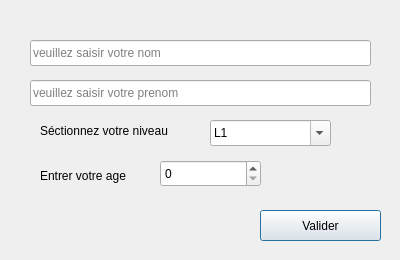
<?xml version="1.0" encoding="UTF-8"?>
<ui version="4.0">
 <class>AjouteEleve</class>
 <widget class="QDialog" name="AjouteEleve">
  <property name="geometry">
   <rect>
    <x>0</x>
    <y>0</y>
    <width>400</width>
    <height>260</height>
   </rect>
  </property>
  <property name="windowTitle">
   <string>Dialog</string>
  </property>
  <widget class="QLineEdit" name="nomEdit">
   <property name="geometry">
    <rect>
     <x>30</x>
     <y>40</y>
     <width>341</width>
     <height>26</height>
    </rect>
   </property>
   <property name="placeholderText">
    <string>veuillez saisir votre nom</string>
   </property>
  </widget>
  <widget class="QLineEdit" name="prenomEdit">
   <property name="geometry">
    <rect>
     <x>30</x>
     <y>80</y>
     <width>341</width>
     <height>26</height>
    </rect>
   </property>
   <property name="placeholderText">
    <string>veuillez saisir votre prenom</string>
   </property>
  </widget>
  <widget class="QSpinBox" name="ageSpin">
   <property name="geometry">
    <rect>
     <x>160</x>
     <y>160</y>
     <width>101</width>
     <height>27</height>
    </rect>
   </property>
  </widget>
  <widget class="QComboBox" name="niveauCombo">
   <property name="geometry">
    <rect>
     <x>210</x>
     <y>120</y>
     <width>121</width>
     <height>26</height>
    </rect>
   </property>
   <property name="editable">
    <bool>true</bool>
   </property>
   <item>
    <property name="text">
     <string>L1</string>
    </property>
   </item>
   <item>
    <property name="text">
     <string>L2</string>
    </property>
   </item>
   <item>
    <property name="text">
     <string>L3</string>
    </property>
   </item>
   <item>
    <property name="text">
     <string>M1</string>
    </property>
   </item>
   <item>
    <property name="text">
     <string>M2</string>
    </property>
   </item>
  </widget>
  <widget class="QLabel" name="label">
   <property name="geometry">
    <rect>
     <x>40</x>
     <y>110</y>
     <width>211</width>
     <height>41</height>
    </rect>
   </property>
   <property name="text">
    <string>Séctionnez votre niveau</string>
   </property>
  </widget>
  <widget class="QLabel" name="label_2">
   <property name="geometry">
    <rect>
     <x>40</x>
     <y>160</y>
     <width>111</width>
     <height>31</height>
    </rect>
   </property>
   <property name="text">
    <string>Entrer votre age</string>
   </property>
  </widget>
  <widget class="QPushButton" name="btnValider">
   <property name="geometry">
    <rect>
     <x>260</x>
     <y>210</y>
     <width>121</width>
     <height>31</height>
    </rect>
   </property>
   <property name="text">
    <string>Valider</string>
   </property>
  </widget>
 </widget>
 <resources/>
 <connections/>
</ui>
